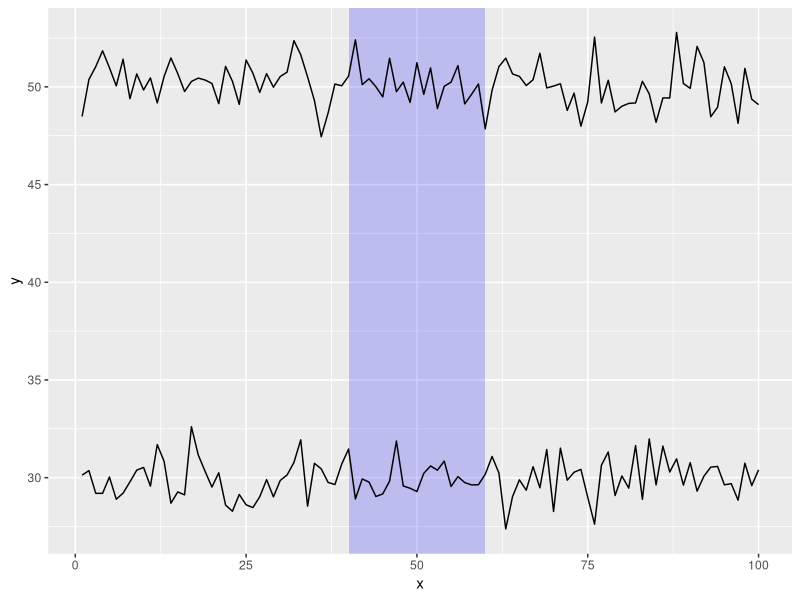

The R source for this figure:
## ---- chunk 1
library("tidyverse")

## make up some example data
exdata <- tibble(x = rep(1:100, 2),
                 series = rep(1:2, each = 100),
                 y = rnorm(200) + rep(c(30, 50), each = 100))

## region we want to highlight
regions <- tibble(x1 = 40, x2 = 60, y1 = -Inf, y2 = +Inf)

ggplot(exdata, aes(x, y)) +
  geom_rect(data = regions,
            inherit.aes = FALSE,
            mapping = aes(xmin = x1, xmax = x2,
                          ymin = y1, ymax = y2),
            color = "transparent",
            fill = "blue",
            alpha = .2) +
  geom_line(aes(group = series))
